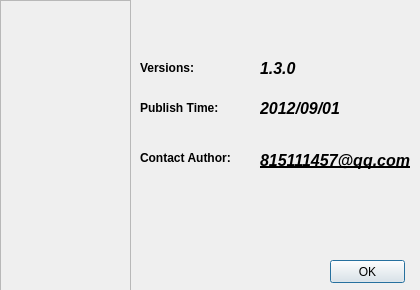
<?xml version="1.0" encoding="UTF-8"?>
<ui version="4.0">
 <class>aboutDialog</class>
 <widget class="QDialog" name="aboutDialog">
  <property name="geometry">
   <rect>
    <x>0</x>
    <y>0</y>
    <width>420</width>
    <height>290</height>
   </rect>
  </property>
  <property name="minimumSize">
   <size>
    <width>420</width>
    <height>290</height>
   </size>
  </property>
  <property name="maximumSize">
   <size>
    <width>420</width>
    <height>290</height>
   </size>
  </property>
  <property name="windowTitle">
   <string>About Calculator/2012/08</string>
  </property>
  <property name="windowIcon">
   <iconset resource="resource.qrc">
    <normaloff>:/images/services.png</normaloff>:/images/services.png</iconset>
  </property>
  <widget class="QLabel" name="label">
   <property name="geometry">
    <rect>
     <x>140</x>
     <y>60</y>
     <width>61</width>
     <height>16</height>
    </rect>
   </property>
   <property name="font">
    <font>
     <weight>75</weight>
     <bold>true</bold>
    </font>
   </property>
   <property name="text">
    <string>Versions:</string>
   </property>
  </widget>
  <widget class="QLabel" name="label_2">
   <property name="geometry">
    <rect>
     <x>140</x>
     <y>100</y>
     <width>101</width>
     <height>16</height>
    </rect>
   </property>
   <property name="font">
    <font>
     <weight>75</weight>
     <bold>true</bold>
    </font>
   </property>
   <property name="text">
    <string>Publish Time:</string>
   </property>
  </widget>
  <widget class="QLabel" name="label_3">
   <property name="geometry">
    <rect>
     <x>140</x>
     <y>150</y>
     <width>111</width>
     <height>16</height>
    </rect>
   </property>
   <property name="font">
    <font>
     <weight>75</weight>
     <bold>true</bold>
    </font>
   </property>
   <property name="text">
    <string>Contact Author:</string>
   </property>
  </widget>
  <widget class="QPushButton" name="OkPushButton">
   <property name="geometry">
    <rect>
     <x>330</x>
     <y>260</y>
     <width>75</width>
     <height>23</height>
    </rect>
   </property>
   <property name="text">
    <string>OK</string>
   </property>
   <property name="flat">
    <bool>false</bool>
   </property>
  </widget>
  <widget class="QLabel" name="label_4">
   <property name="geometry">
    <rect>
     <x>260</x>
     <y>60</y>
     <width>101</width>
     <height>16</height>
    </rect>
   </property>
   <property name="font">
    <font>
     <pointsize>12</pointsize>
     <weight>75</weight>
     <italic>true</italic>
     <bold>true</bold>
    </font>
   </property>
   <property name="text">
    <string>1.3.0</string>
   </property>
  </widget>
  <widget class="QLabel" name="label_5">
   <property name="geometry">
    <rect>
     <x>260</x>
     <y>100</y>
     <width>121</width>
     <height>16</height>
    </rect>
   </property>
   <property name="font">
    <font>
     <pointsize>12</pointsize>
     <weight>75</weight>
     <italic>true</italic>
     <bold>true</bold>
    </font>
   </property>
   <property name="text">
    <string>2012/09/01</string>
   </property>
  </widget>
  <widget class="QLabel" name="label_6">
   <property name="geometry">
    <rect>
     <x>260</x>
     <y>150</y>
     <width>151</width>
     <height>20</height>
    </rect>
   </property>
   <property name="font">
    <font>
     <pointsize>12</pointsize>
     <weight>75</weight>
     <italic>true</italic>
     <bold>true</bold>
     <underline>true</underline>
    </font>
   </property>
   <property name="text">
    <string>815111457@qq.com</string>
   </property>
  </widget>
  <widget class="QFrame" name="frame">
   <property name="geometry">
    <rect>
     <x>0</x>
     <y>0</y>
     <width>131</width>
     <height>301</height>
    </rect>
   </property>
   <property name="frameShape">
    <enum>QFrame::StyledPanel</enum>
   </property>
   <property name="frameShadow">
    <enum>QFrame::Raised</enum>
   </property>
  </widget>
 </widget>
 <resources>
  <include location="resource.qrc"/>
 </resources>
 <connections>
  <connection>
   <sender>OkPushButton</sender>
   <signal>clicked()</signal>
   <receiver>aboutDialog</receiver>
   <slot>close()</slot>
   <hints>
    <hint type="sourcelabel">
     <x>337</x>
     <y>271</y>
    </hint>
    <hint type="destinationlabel">
     <x>199</x>
     <y>149</y>
    </hint>
   </hints>
  </connection>
 </connections>
</ui>
